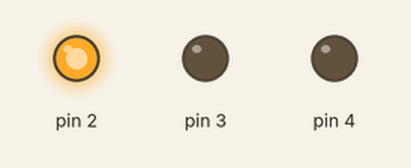
This sketch was run on a simulated Arduino Uno, built with avr-gcc and run on an emulated ATmega328P. Shown: output pins drawn as LEDs (lit = HIGH).

Above: at 3.5 s.
At 7.5 s:
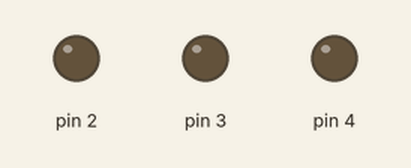
At 11.5 s:
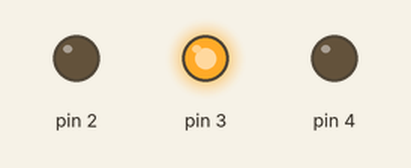
At 19.5 s:
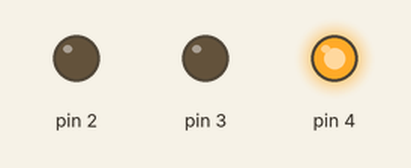
Timing chart, 0 to 31.2 s (numbered marks = the images above):
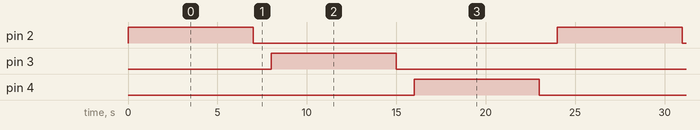

Measured:
- by itself, pin 2–4: alternates HIGH for 7.0 s and LOW for 17.0 s
- by itself, everything shown: repeats every 24.0 s, in 6 steps

The sketch:

0.for_LED.ino
```cpp
int r= 2;
int y= 3;
int g= 4;


void setup() {

  for (int i=2; i<=4; i++) {
  pinMode(i, OUTPUT);
  }

}

void loop() {
  // put your main code here, to run repeatedly:
for (int i=2; i<=4; i++) {
digitalWrite(i, HIGH);
delay(7000);
digitalWrite(i, LOW);
delay(1000);
}

}
```
